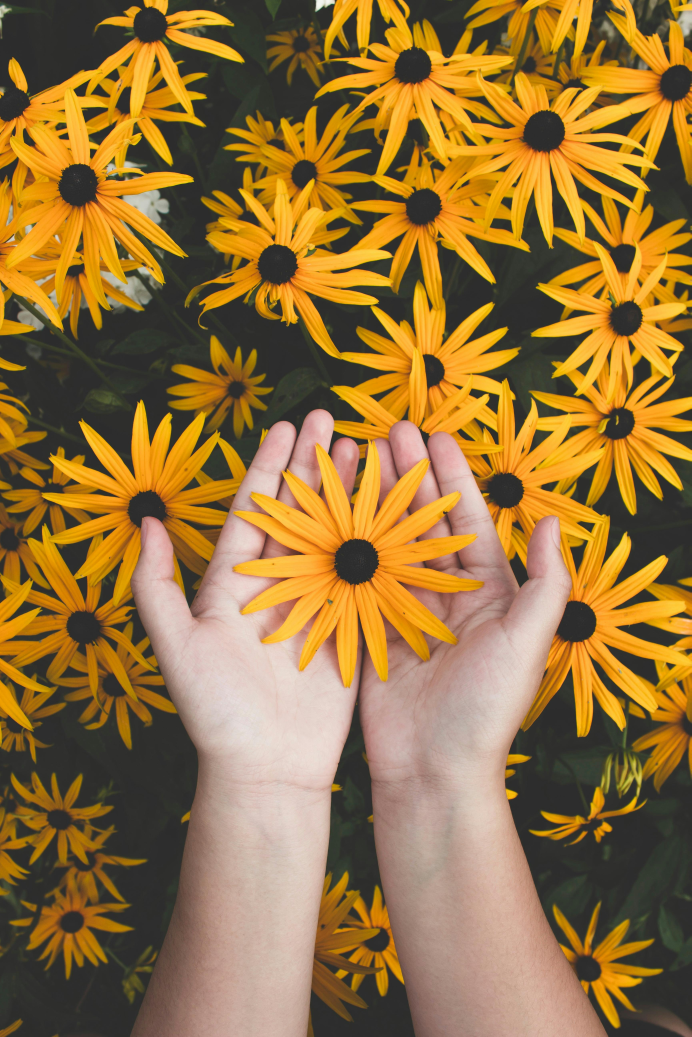
#> input picture images/flower.jpg, 3456 x 5184 px (shown at 1/5 size)
$ python dct_compression.py
#> lines starting #> are read from the running program, lines starting #| are printed output that depends on the picture
import cv2
import numpy as np
import matplotlib.pyplot as plt

img = cv2.imread("../images/flower.jpg", 0)
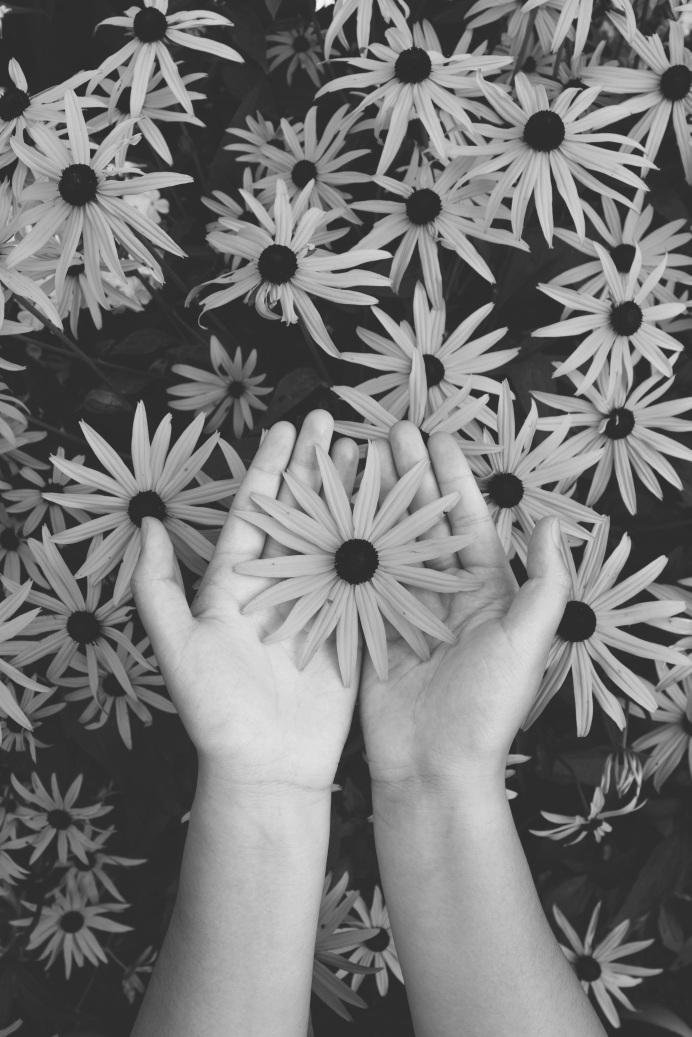
#> img: shape (5184, 3456) (shown at 1/5 size); min 25, max 246, mean 118.9
img = cv2.resize(img, (256, 256))
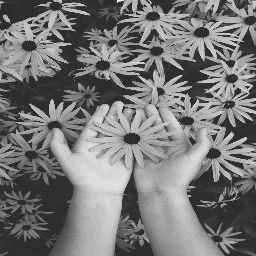
#> img: shape (256, 256); min 35, max 245, mean 118.8
img = np.float32(img)

Q = np.ones((8, 8)) * 20  # Simple quantization matrix

compressed = np.zeros_like(img)

for i in range(0, 256, 8):
    for j in range(0, 256, 8):

        block = img[i : i + 8, j : j + 8]

        dct_block = cv2.dct(block)
        quantized = np.round(dct_block / Q)
        dequantized = quantized * Q

        reconstructed = cv2.idct(dequantized)
        compressed[i : i + 8, j : j + 8] = reconstructed

compressed = np.uint8(np.clip(compressed, 0, 255))

plt.subplot(1, 2, 1)
plt.imshow(img.astype(np.uint8), cmap="gray")
plt.title("Original")

plt.subplot(1, 2, 2)
plt.imshow(compressed, cmap="gray")
plt.title("DCT Compressed")

plt.show()
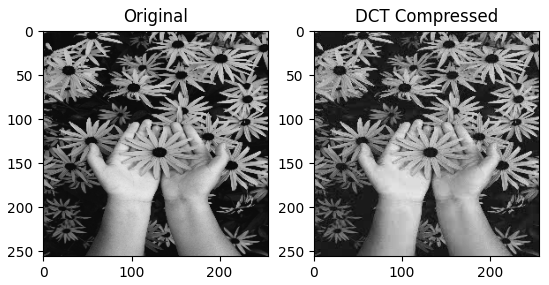
#> figure drawn by matplotlib, 2 panels

$ run again, with images/deer.jpg copied over images/flower.jpg
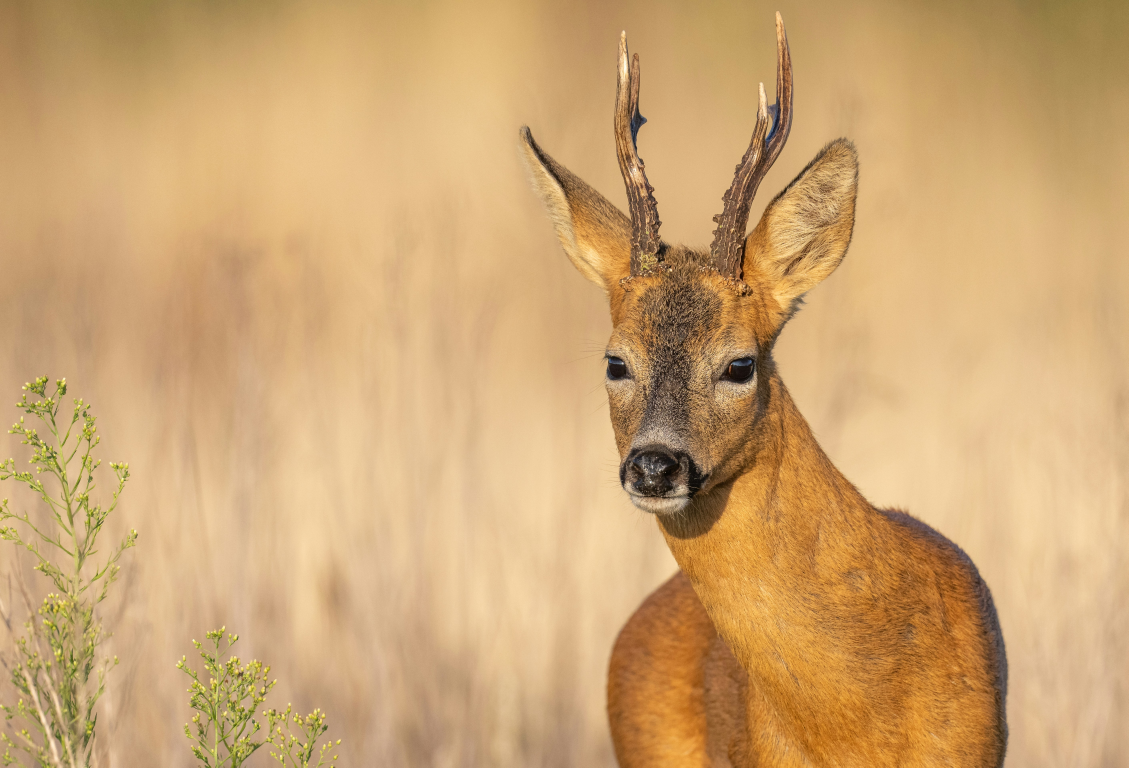
#> input picture images/deer.jpg, 5642 x 3837 px (shown at 1/5 size)
#> `img = cv2.resize(img, (256, 256))`:
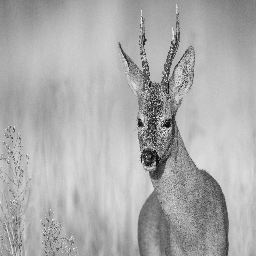
#> img: shape (256, 256); min 4, max 249, mean 172
#> `plt.show()`:
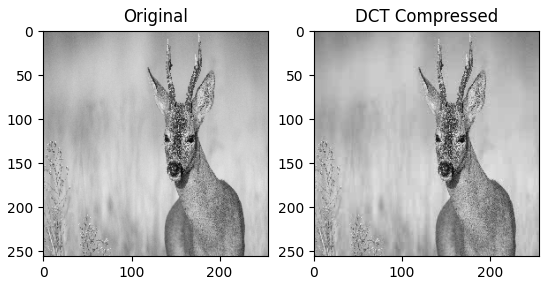
#> figure drawn by matplotlib, 2 panels
